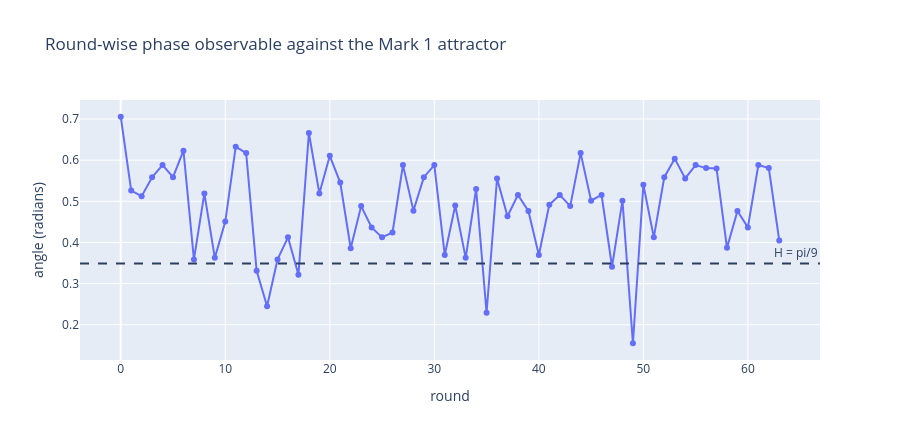

This figure's notebook cell:
### Code cell
fig_phase = go.Figure()
fig_phase.add_trace(go.Scatter(
    x=phase_df["round"],
    y=phase_df["theta"],
    mode="lines+markers",
    name="theta(round)"
))
fig_phase.add_hline(y=MARK1_H, line_dash="dash", annotation_text="H = pi/9")
fig_phase.update_layout(
    title="Round-wise phase observable against the Mark 1 attractor",
    xaxis_title="round",
    yaxis_title="angle (radians)",
    height=440
)
fig_phase.show()

phase_summary = pd.DataFrame([{
    "mean_theta": float(phase_df["theta"].mean()),
    "mean_abs_deviation_from_H": float(phase_df["abs_deviation_from_H"].mean()),
    "mean_proxy_gip_gap": float(np.diff(np.sort(phase_df["proxy_gip"])).mean()),
}])
phase_summary

### Figure 1 — Plotly figure (JSON) as saved in the notebook; plotly's stock layout.template omitted (floating-point values rounded to 4 significant figures)
{"data": [{"mode": "lines+markers", "name": "theta(round)", "type": "scatter", "x": [0, 1, 2, 3, 4, 5, 6, 7, 8, 9, 10, 11, 12, 13, 14, 15, 16, 17, 18, 19, 20, 21, 22, 23, 24, 25, 26, 27, 28, 29, 30, 31, 32, 33, 34, 35, 36, 37, 38, 39, 40, 41, 42, 43, 44, 45, 46, 47, 48, 49, 50, 51, 52, 53, 54, 55, 56, 57, 58, 59, 60, 61, 62, 63], "y": [0.7056, 0.5261, 0.5124, 0.5586, 0.588, 0.5586, 0.6232, 0.3588, 0.5191, 0.3625, 0.4507, 0.6327, 0.6172, 0.3311, 0.245, 0.3588, 0.4124, 0.3218, 0.666, 0.5191, 0.6107, 0.5457, 0.3859, 0.4883, 0.4366, 0.4124, 0.4242, 0.588, 0.4773, 0.5586, 0.588, 0.3693, 0.49, 0.3625, 0.5302, 0.2292, 0.5555, 0.4636, 0.5155, 0.4765, 0.3693, 0.4918, 0.5155, 0.4883, 0.6172, 0.5016, 0.5155, 0.341, 0.5016, 0.155, 0.5404, 0.4124, 0.5586, 0.6037, 0.5555, 0.588, 0.5808, 0.58, 0.3869, 0.4765, 0.4366, 0.588, 0.5808, 0.4049]}], "layout": {"annotations": [{"showarrow": false, "text": "H = pi/9", "x": 1, "xanchor": "right", "xref": "x domain", "y": 0.3491, "yanchor": "bottom", "yref": "y"}], "height": 440, "shapes": [{"line": {"dash": "dash"}, "type": "line", "x0": 0, "x1": 1, "xref": "x domain", "y0": 0.3491, "y1": 0.3491, "yref": "y"}], "title": {"text": "Round-wise phase observable against the Mark 1 attractor"}, "xaxis": {"title": {"text": "round"}}, "yaxis": {"title": {"text": "angle (radians)"}}}}
